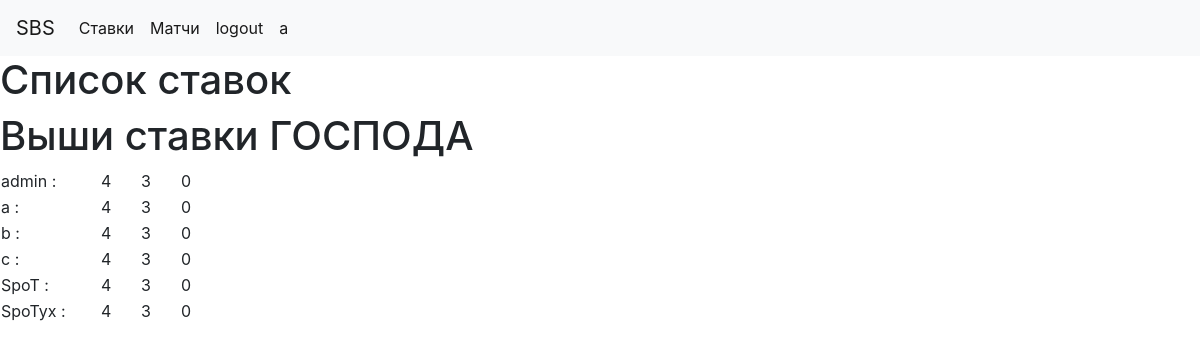
Page /bets (signed in) on the committed database.
### app/models.py (models this page shows, shortened)
class User(UserMixin, db.Model):
    id = db.Column(db.Integer, primary_key=True)
    username = db.Column(db.String(64), index=True, unique=True)
    email = db.Column(db.String(120), index=True, unique=True)
    password_hash = db.Column(db.String(128))
    pred = db.relationship('Bets', backref='author', lazy='dynamic')
    avatar = db.Column(db.String(128))
    about_me = db.Column(db.String(140))
    fio = db.Column(db.String(140))

### app/routes.py (the view)
@app.route('/bets')
@login_required
def bets():
    user_list = User.query.all()
    match_list = Match.query.all()
    bets_dict = {}
    res_dict = {}
    for user in user_list:
        user_id = user.id
        user_bets = Bets.query.filter_by(user_id=user_id).all()
        for bet in user_bets:
            match = Match.query.filter_by(id=bet.match_id).first_or_404()
            res_dict[bet.res_scor] = str(match.team1) + "-" + str(match.team2) + " ставка: " \
                                     + str(bet.t1_pre) + "-" + str(bet.t2_pre) + " результат: " \
                                     + str(match.t1_res) + "-" + str(match.t1_res)
        bets_dict[user.username] = res_dict
    return render_template( 'bets.html' ,bets_dict= bets_dict )

### app/models.py (called while the page is built)
@login.user_loader
def load_user(id):
    return User.query.get(int(id))

### app/templates/bets.html (shortened to what this page needs)
{% extends  'base.html' %}
{% block content_title %}
    Список ставок
{% endblock %}
{% block content%}
<h1> Выши ставки ГОСПОДА</h1>
{% for user, bets in bets_dict.items() %}
<table>
<tbody>
<tr>
<td style="width: 100px;">{{user}} :</td>
    {% for bet, info in bets.items() %}
    <td style="width: 40px;" title="{{info}}">  {{bet}}  </td>
    {% endfor %}
</tr>
</tbody>
</table>
{% endfor %}
{% endblock %}

### app/templates/base.html (shortened to what this page needs)
<!DOCTYPE html>
<html lang="en">
<head>
    <link rel="stylesheet" href="https://stackpath.bootstrapcdn.com/bootstrap/4.4.1/css/bootstrap.min.css">
</head>
<body>
<nav class="navbar navbar-expand-lg navbar-light bg-light">
    <a class="navbar-brand" href="{{ url_for('index') }}">SBS</a>
    <div class="collapse navbar-collapse" id="navbarNavAltMarkup">
        <div class="navbar-nav">
            <a class="nav-item nav-link active" href="{{ url_for('bets') }}">Ставки <span class="sr-only">(current)</span></a>
             <a class="nav-item nav-link active" href="{{ url_for('matchs') }}">Матчи <span class="sr-only">(current)</span></a>
        {% if current_user.is_anonymous %}
            <a class="nav-item nav-link active" href="{{ url_for('login') }}">login <span class="sr-only">(current)</span></a>
            <a class="nav-item nav-link active" href="{{ url_for('register') }}">Регистрация <span class="sr-only">(current)</span></a>
        {% else %}
            <a class="nav-item nav-link active" href="{{ url_for('logout') }}">logout <span class="sr-only">(current)</span></a>
        {% endif %}
        <a class="nav-item nav-link active" href="{{ url_for('user', username=current_user.username) }}" >{{ current_user.username }}</a>
    </div>
    </div>
</nav>
<h1>
    {% block content_title %}
    {% endblock %}
</h1>
    {% block content%}
    {% endblock %}
</body>
</html>

### rows in the picture
User: username "a"
User: username "admin", bets "4" "3" "0"
User: username "SpoT", bets "4" "3" "0"
User: username "SpoTyx", bets "4" "3" "0"

### other values in the picture
{{ user }} "a" "b" "c"
{{ bet }} "4" "3" "0" "4" "3" "0" "4" "3" "0"
